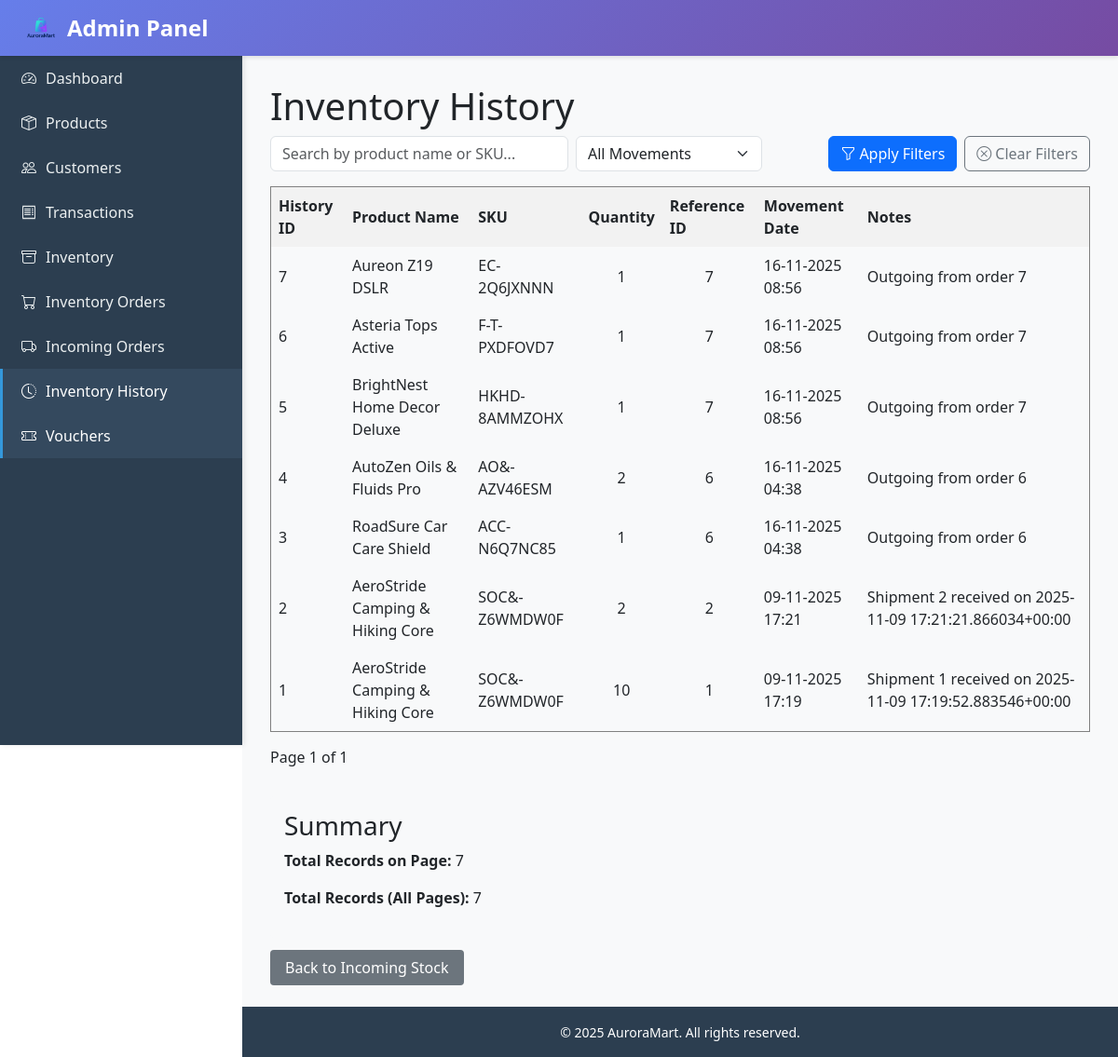
The page /admin_panel/inventory-history/ on the database as committed earlier.
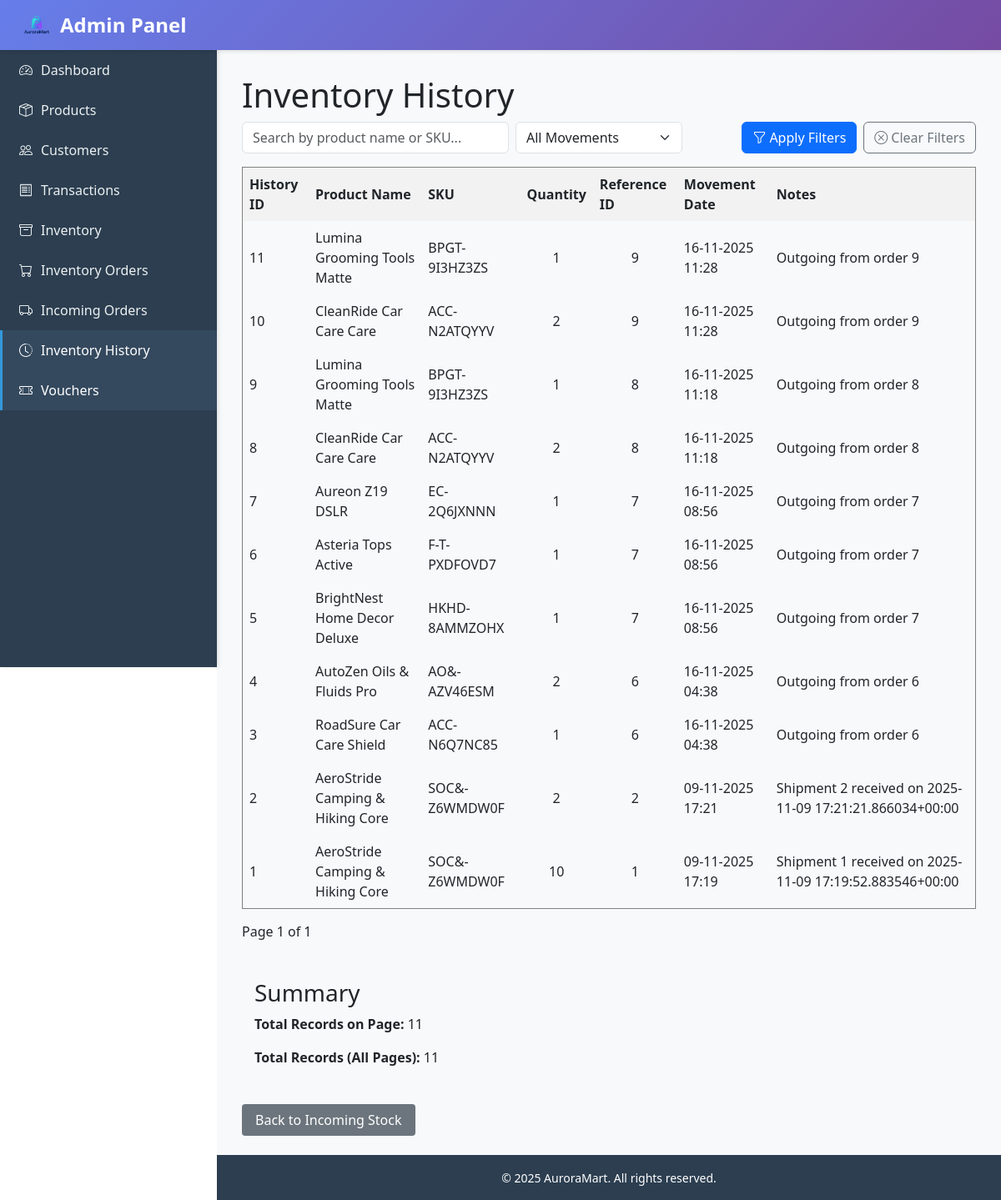
The same page on the database as committed later.
### admin_panel/models.py (models this page shows, shortened)
class InventoryHistory(models.Model):
    MOVEMENT_TYPES = [
        ('incoming', 'Incoming'),
        ('outgoing', 'Outgoing'),
    ]
    history_id = models.AutoField(primary_key=True)
    product = models.ForeignKey(Product, on_delete=models.CASCADE, related_name='inventory_history')
    movement_type = models.CharField(max_length=20, choices=MOVEMENT_TYPES)
    quantity = models.PositiveIntegerField(validators=[MinValueValidator(1)])
    reference_id = models.PositiveIntegerField(null=True, blank=True)  # Shipment ID or Transaction ID
    movement_date = models.DateTimeField(auto_now_add=True)
    notes = models.TextField(blank=True, null=True)

### auroramart/models.py (models this page shows, shortened)
class Product(models.Model):
    sku = models.CharField(max_length=64, unique=True, verbose_name="SKU Code")
    name = models.CharField(max_length=255, verbose_name="Product Name")
    description = models.TextField(blank=True, verbose_name="Product Description")
    category = models.ForeignKey(
        Category, related_name="products", on_delete=models.PROTECT, verbose_name="Product Category"
    )
    subcategory = models.ForeignKey(
        SubCategory, related_name="products", on_delete=models.PROTECT, verbose_name="Product Subcategory"
    )
    quantity_on_hand = models.PositiveIntegerField(default=0, validators=[MinValueValidator(0)])
    reorder_quantity = models.PositiveIntegerField(default=10, validators=[MinValueValidator(0)])
    unit_price = models.DecimalField(
        max_digits=10, decimal_places=2, default=0.00, validators=[MinValueValidator(0)]
    )
    rating = models.DecimalField(
        max_digits=3,
        decimal_places=1,
        default=0.0,
        null=True,
        blank=True,
        validators=[MinValueValidator(0), MaxValueValidator(5)],
        verbose_name="Product Rating"
    )
    is_active = models.BooleanField(default=True)
    image_url = models.URLField(
        max_length=500,
        blank=True,
        null=True,
        verbose_name="Image URL",
        help_text="External image URL (e.g., from Google Images)"
    )
    image = models.ImageField(
        upload_to='products/',
        blank=True,
        null=True,
        verbose_name="Product Image",
        help_text="Upload a product image file"
    )
    class Meta:
        ordering = ["name"]
        indexes = [
            models.Index(fields=["sku"]),
            models.Index(fields=["is_active"]),
        ]

### admin_panel/views.py (the view)
# urls.py: path("inventory-history/", views.inventory_history, name="inventory_history"),
def inventory_history(request):
    history = InventoryHistory.objects.all().order_by('-movement_date')
    movement_filter = request.GET.get('movement_type', '')
    if movement_filter:
        history = history.filter(movement_type=movement_filter)
    search_query = request.GET.get('search', '')
    if search_query:
        history = history.filter(
            product__name__icontains=search_query
        ) | history.filter(
            product__sku__icontains=search_query
        )
    paginator = Paginator(history, 20)
    page_number = request.GET.get('page')
    page_obj = paginator.get_page(page_number)
    context = {
        'page_obj': page_obj,
        'movement_filter': movement_filter,
        'search_query': search_query,
    }
    return render(request, 'admin_panel/inventory_history.html', context)

### ecommercemodule/context_processors.py (called while the page is built)
def cart_item_count(request):
    cart = None
    if not hasattr(request, "session"):
        return {"cart_item_count": 0}
    if request.user.is_authenticated:
        profile, _ = Customer.objects.get_or_create(user=request.user)
        cart = Cart.objects.filter(customer=profile).first()
    else:
        session_key = request.session.session_key
        if not session_key:
            request.session.create()
            session_key = request.session.session_key
        cart = Cart.objects.filter(session_key=session_key).first()
    if not cart:
        return {"cart_item_count": 0}
    total = cart.items.aggregate(total=Sum("quantity"))["total"] or 0
    return {"cart_item_count": total}

### admin_panel/templates/admin_panel/inventory_history.html (shortened to what this page needs)
{% extends "base.html" %}
{% block content %}
<h1>Inventory History</h1>
<div class="mb-3">
    <form method="get" class="d-flex gap-2 align-items-center flex-wrap">
        <input type="text" name="search" placeholder="Search by product name or SKU..." value="{{ search_query }}" class="form-control" style="min-width:250px; max-width:320px;">
        <select name="movement_type" class="form-select" style="max-width:200px;">
            <option value="">All Movements</option>
        </select>
        <div class="ms-auto d-flex gap-2">
            <button type="submit" class="btn btn-primary">
                <i class="bi bi-funnel me-1"></i>Apply Filters
            </button>
            <a href="{% url 'admin_panel:inventory_history' %}" class="btn btn-outline-secondary">
                <i class="bi bi-x-circle me-1"></i>Clear Filters
            </a>
        </div>
    </form>
</div>
<table border="1" cellpadding="8" cellspacing="0" style="width:100%; border-collapse:collapse; margin-top:15px;">
    <thead>
        <tr style="background-color:#f2f2f2;">
            <th>History ID</th>
            <th>Product Name</th>
            <th>SKU</th>
            <th>Quantity</th>
            <th>Reference ID</th>
            <th>Movement Date</th>
            <th>Notes</th>
        </tr>
    </thead>
    <tbody>
        {% for record in page_obj %}
        <tr>
            <td>{{ record.history_id }}</td>
            <td>{{ record.product.name }}</td>
            <td>{{ record.product.sku }}</td>
            <td style="text-align:center;">{{ record.quantity }}</td>
            <td style="text-align:center;">
                {% if record.reference_id %}
                    {{ record.reference_id }}
                {% else %}
                    —
                {% endif %}
            </td>
            <td>{{ record.movement_date|date:"d-m-Y H:i" }}</td>
            <td>
                {% if record.notes %}
                    {{ record.notes }}
                {% else %}
                    —
                {% endif %}
            </td>
        </tr>
        {% empty %}
        <tr>
            <td colspan="7" style="text-align:center; padding:20px;">No inventory history records found.</td>
        </tr>
        {% endfor %}
    </tbody>
</table>
<div style="margin-top:15px;">
    Page {{ page_obj.number }} of {{ page_obj.paginator.num_pages }}
</div>
<div style="margin-top:30px; padding:15px; background-color:#f8f9fa; border-radius:4px;">
    <h3>Summary</h3>
    <p><strong>Total Records on Page:</strong> {{ page_obj|length }}</p>
    <p><strong>Total Records (All Pages):</strong> {{ page_obj.paginator.count }}</p>
</div>
<div style="margin-top:20px;">
    <a href="{% url 'admin_panel:incoming_stock' %}" style="padding:8px 16px; background-color:#6c757d; color:white; text-decoration:none; border-radius:4px; cursor:pointer;">
        Back to Incoming Stock
    </a>
</div>
{% endblock %}

### admin_panel/templates/base.html (shortened to what this page needs)
{% load static %}
<!DOCTYPE html>
<html lang="en">
<head>
    <link href="https://cdn.jsdelivr.net/npm/bootstrap@5.3.3/dist/css/bootstrap.min.css" rel="stylesheet">
    <link rel="stylesheet" href="https://cdn.jsdelivr.net/npm/bootstrap-icons@1.11.3/font/bootstrap-icons.min.css">
</head>
<body>
    <nav class="navbar navbar-expand-lg admin-header fixed-top">
        <div class="container-fluid px-4">
            <a class="navbar-brand d-flex align-items-center" href="{% url 'admin_panel:dashboard' %}">
                <img src="{% static 'images/AuroraMart_Logo.png' %}" alt="AuroraMart" class="me-2">
                <span>Admin Panel</span>
            </a>
        </div>
    </nav>
    <nav class="admin-sidebar">
        <div class="nav flex-column">
            <a class="nav-link {% if request.resolver_match.url_name == 'dashboard' %}active{% endif %}"
               href="{% url 'admin_panel:dashboard' %}">
                <i class="bi bi-speedometer2"></i>Dashboard
            </a>
            <a class="nav-link {% if 'product' in request.resolver_match.url_name %}active{% endif %}"
               href="{% url 'admin_panel:product_list' %}">
                <i class="bi bi-box-seam"></i>Products
            </a>
            <a class="nav-link {% if 'customer' in request.resolver_match.url_name %}active{% endif %}"
               href="{% url 'admin_panel:customer_list' %}">
                <i class="bi bi-people"></i>Customers
            </a>
            <a class="nav-link {% if 'transaction' in request.resolver_match.url_name %}active{% endif %}"
               href="{% url 'admin_panel:transaction_list' %}">
                <i class="bi bi-receipt"></i>Transactions
            </a>
            <a class="nav-link {% if request.resolver_match.url_name == 'inventory_list' %}active{% endif %}"
               href="{% url 'admin_panel:inventory_list' %}">
                <i class="bi bi-archive"></i>Inventory
            </a>
            <a class="nav-link {% if 'order' in request.resolver_match.url_name %}active{% endif %}"
               href="{% url 'admin_panel:order_list' %}">
                <i class="bi bi-cart"></i>Inventory Orders
            </a>
            <a class="nav-link {% if 'incoming' in request.resolver_match.url_name %}active{% endif %}"
               href="{% url 'admin_panel:incoming_stock' %}">
                <i class="bi bi-truck"></i>Incoming Orders
            </a>
            <a class="nav-link {% if 'history' in request.resolver_match.url_name %}active{% endif %}"
               href="{% url 'admin_panel:inventory_history' %}">
                <i class="bi bi-clock-history"></i>Inventory History
            </a>
            <a class="nav-link {% if 'history' in request.resolver_match.url_name %}active{% endif %} "
               href="{% url 'admin_panel:voucher_list' %}">
                <i class="bi bi-ticket-perforated"></i>Vouchers
            </a>
        </div>
    </nav>
    <main class="admin-content">
        {% block content %}{% endblock %}
    </main>
    <footer class="admin-footer">
        <small>&copy; {% now "Y" %} AuroraMart. All rights reserved.</small>
    </footer>
</body>
</html>

### admin_panel/templates/base.html (style rules this page uses)
:root { --sidebar-width: 260px; --header-height: 60px; }
body { font-family: 'Segoe UI', Tahoma, Geneva, Verdana, sans-serif; min-height: 100vh; display: flex; flex-direction: column; }
.admin-header { background: linear-gradient(135deg, #667eea 0%, #764ba2 100%); color: white; height: var(--header-height); box-shadow: 0 2px 4px rgba(0,0,0,0.1); }
.admin-header img { height: 40px; width: 40px; object-fit: contain; }
.admin-header .navbar-brand { font-size: 1.5rem; font-weight: 600; color: white !important; }
.admin-sidebar { position: fixed; top: var(--header-height); left: 0; width: var(--sidebar-width); height: calc(100vh - var(--header-height)); background-color: #2c3e50; overflow-y: auto; z-index: 1000; box-shadow: 2px 0 5px rgba(0,0,0,0.1); }
.admin-sidebar .nav-link { color: #ecf0f1; padding: 12px 20px; border-left: 3px solid transparent; transition: all 0.3s; }
.admin-sidebar .nav-link:hover, .admin-sidebar .nav-link.active { background-color: #34495e; border-left-color: #3498db; color: white; }
.admin-sidebar .nav-link i { margin-right: 10px; width: 20px; }
.admin-content { margin-left: var(--sidebar-width); margin-top: var(--header-height); min-height: calc(100vh - var(--header-height) - 50px); padding: 30px; background-color: #f8f9fa; }
.admin-footer { margin-left: var(--sidebar-width); background-color: #2c3e50; color: white; padding: 15px 30px; text-align: center; }

Rows that differ between the two databases and show on the page:
added InventoryHistory: history_id "11", product.name "Lumina Grooming Tools Matte", product.sku "BPGT-9I3HZ3ZS", quantity "1", reference_id "9", movement_date "16-11-2025 11:28", notes "Outgoing from order 9"
added InventoryHistory: history_id "10", product.name "CleanRide Car Care Care", product.sku "ACC-N2ATQYYV", quantity "2", reference_id "9", movement_date "16-11-2025 11:28", notes "Outgoing from order 9"
added InventoryHistory: history_id "9", product.name "Lumina Grooming Tools Matte", product.sku "BPGT-9I3HZ3ZS", quantity "1", reference_id "8", movement_date "16-11-2025 11:18", notes "Outgoing from order 8"
added InventoryHistory: history_id "8", product.name "CleanRide Car Care Care", product.sku "ACC-N2ATQYYV", quantity "2", reference_id "8", movement_date "16-11-2025 11:18", notes "Outgoing from order 8"
Other text that changed with them:
{{ page_obj|length }}: "7" → "11"
{{ page_obj.paginator.count }}: "7" → "11"
